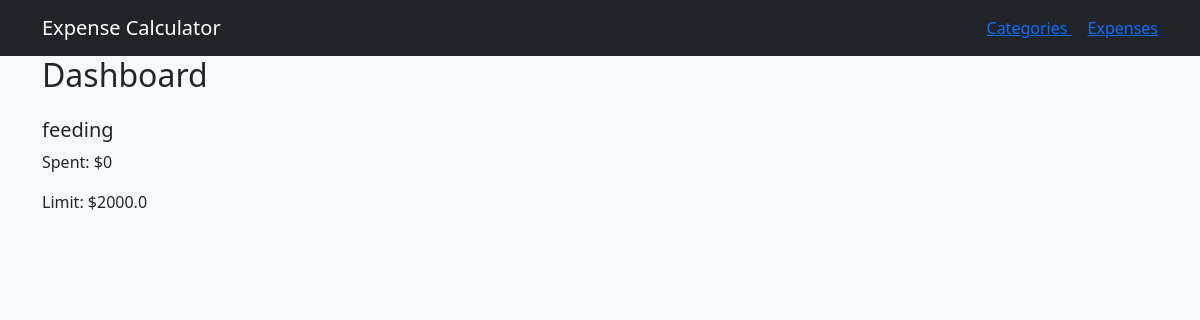
The app's page /, older data.
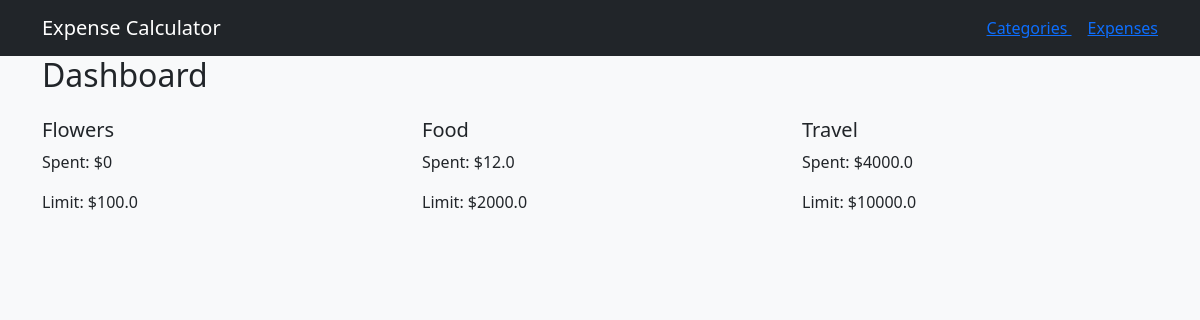
The same page, newer data.
### tables this page shows
CREATE TABLE `category` (`id` INTEGER PRIMARY KEY AUTOINCREMENT UNIQUE NOT NULL, `name` TEXT NOT NULL, `spending_limit` REAL);

### app.py (the view)
@app.route("/")
def home():
    sql = "SELECT category.id, category.name, category.spending_limit, IFNULL(SUM(expenses.amount_spent),0) AS total_amount_spent FROM category LEFT JOIN expenses ON category.id = expenses.category_id GROUP BY category_id"
    categories = query_db(sql)
    return render_template("home.html", categories= categories )

### app.py (called while the page is built)
def get_db():
    db = getattr(g, '_database', None)
    if db is None:
        db = g._database = sqlite3.connect(DATABASE)
    return db

def query_db(query, args=(), one=False):
    cur = get_db().execute(query, args)
    rv = cur.fetchall()
    cur.close()
    return (rv[0] if rv else None) if one else rv

### templates/home.html (shortened to what this page needs)
<!DOCTYPE html>
<html lang="en">
<head>
    <link rel="stylesheet" href="https://cdn.jsdelivr.net/npm/bootstrap@5.3.2/dist/css/bootstrap.min.css">
</head>
<body>
{%extends "base.html"%}
{%block content%}
<h2 class = "mb-4"> Dashboard </h2>
<div class = "row">
    {%for category in categories%}
        <div class = "col-md-4">
            <div class = "card-mb-3">
                <div class = "card-body">
                    <h5>{{category[1]}}</h5>
                    <p> Spent: ${{category[3]}}</p>
                    <p> Limit: ${{category[2]}}</p>
                </div>
            </div>
        </div>
    {%endfor%}
</div>
{%endblock%}

### templates/base.html (shortened to what this page needs)
<!DOCTYPE html>
<html lang="en">
<head>
    <link rel="stylesheet" href="https://cdn.jsdelivr.net/npm/bootstrap@5.3.2/dist/css/bootstrap.min.css">
</head>
<body>
    <body class = "bg-light">
        <nav class = "navbar navbar-expand-lg navbar-dark bg-dark mb4">
            <div class = "container">
                <a class = "navbar-brand" href = "{{url_for('home')}}"> Expense Calculator</a>
                <div>
                    <a class="bt btn-light btn-sm me-3" href ="{{url_for ('view_categories')}}">Categories </a>
                    <a class="bt btn-light btn-sm me" href ="{{ url_for('view_expenses') }}"> Expenses </a>
                </div>
            </div>
        </nav>
        <div class = "container">
            {%block content%} {%endblock%}
        </div>
</body>
</html>

Row changes from the older to the newer data that the page shows:
removed category: name "feeding", category "0", spending_limit "2000.0"
added category: name "Flowers", category "0", spending_limit "100.0"
added category: name "Food", category "12.0", spending_limit "2000.0"
added category: name "Travel", category "4000.0", spending_limit "10000.0"
